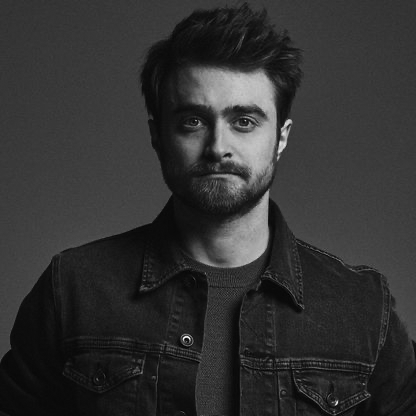
#> input picture 02_Noise_Removal_And_Edge_Detection/harry.png, 416 x 416 px
$ jupyter execute Noise_Removal_And_Edge_Detection.ipynb
#> lines starting #> are read from the running program, lines starting #| are printed output that depends on the picture; after the words box and inside, x2 and y2 are one past the last pixel; in counts of white or black regions, pixels touching at a corner belong together
[cell 1]
#set up

import matplotlib.pyplot as plt
from matplotlib.image import imread
import numpy as np
import math
import scipy.ndimage as ndi
from skimage.color import rgb2gray
from skimage import feature

## Gaussian Smoothing

[cell 2]
sigma = 8.0
size = math.ceil(3*sigma)

probs = [math.exp(-i*i/(2*sigma**2))/(math.sqrt(2*math.pi)*sigma) for i in range(-size,size+1)]
kernel = np.outer(probs, probs)

faceIm = np.double(imread('harry.png'))
#> faceIm: shape (416, 416) float64; min 0, max 1, mean 0.195
gIm = ndi.correlate(faceIm, kernel)
plt.imshow(gIm, cmap='gray')
plt.imsave('gIm.bmp', gIm, cmap='gray')

[cell 3]
def gaussDeriv2D(sigma):
#> called with sigma = 3
    size = math.ceil(3*sigma)
    side = 2*size+1
    Gx = np.zeros((side,side))
    Gy = np.zeros((side,side))
    for i,y in zip(range(0,side),range(-size,size+1)):
        for j,x in zip(range(0,side),range(-size,size+1)):
            Gx[i,j] = math.exp((-x*x-y*y)/(2*sigma**2))*x/(2*math.pi*sigma**4)
            Gy[i,j] = math.exp((-x*x-y*y)/(2*sigma**2))*y/(2*math.pi*sigma**4)

    plt.imshow(Gx,cmap='gray')
    #plt.colorbar()
    plt.show()
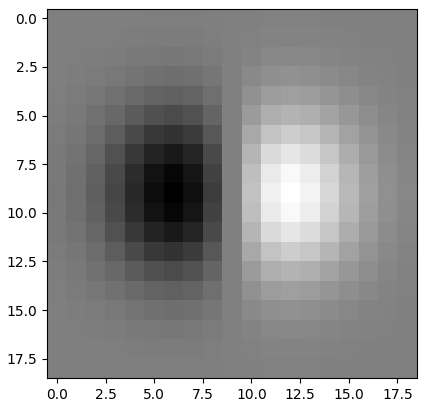
#> figure drawn by matplotlib, 1 panel

    plt.imshow(Gy,cmap='gray')
    #plt.colorbar()
    plt.show()
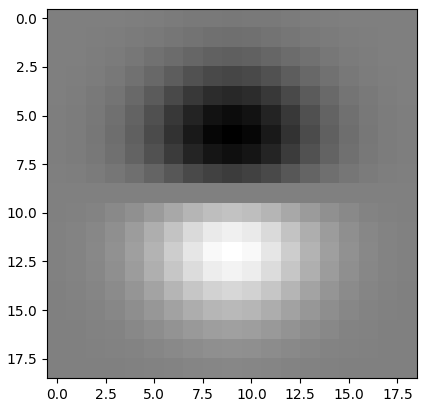
#> figure drawn by matplotlib, 1 panel

    return Gx, Gy

Gx, Gy = gaussDeriv2D(3)

[cell 4]
me = rgb2gray(imread('me.jpg'))
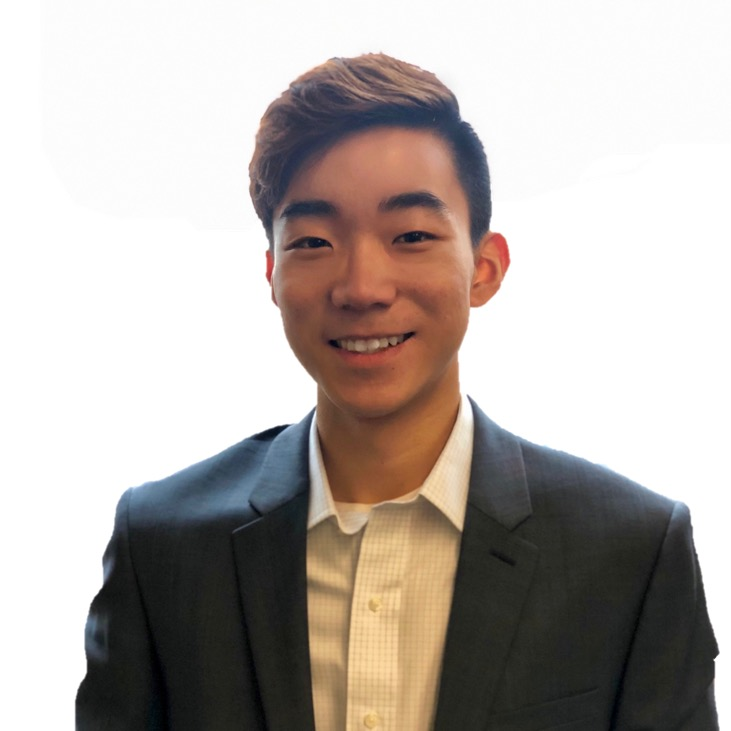
#> input picture 02_Noise_Removal_And_Edge_Detection/me.jpg, 731 x 731 px
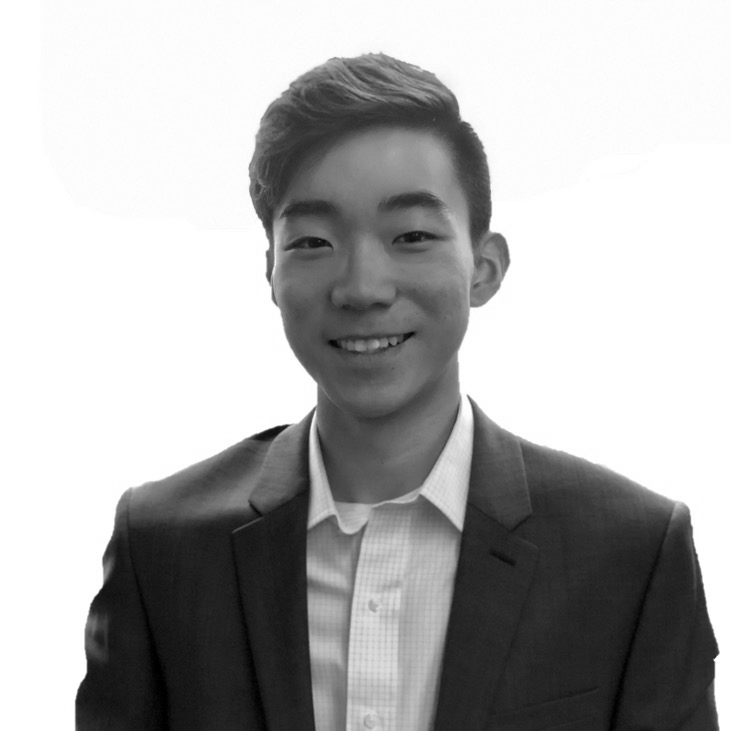
#> me: shape (731, 731) float64; min 0, max 1, mean 0.688
plt.imshow(me,cmap='gray')

[cell 5]
gxIm = ndi.correlate(me, Gx)
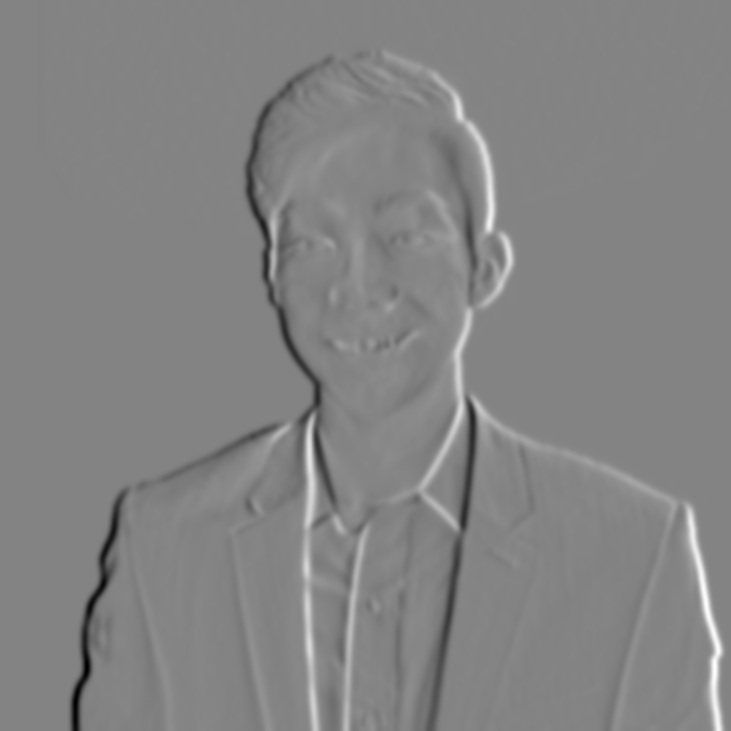
#> gxIm: shape (731, 731) float64; min -0.112, max 0.105, mean -2.73e-06; drawn with min black and max white
gyIm = ndi.correlate(me, Gy)
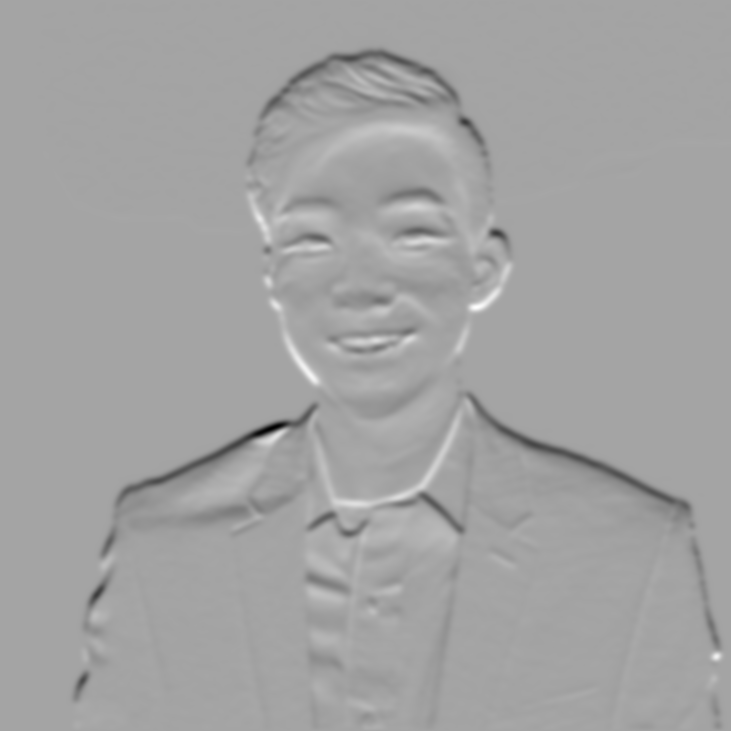
#> gyIm: shape (731, 731) float64; min -0.111, max 0.0613, mean -0.000906; drawn with min black and max white
magIm = (np.array(gxIm)**2+np.array(gyIm)**2)**0.5

plt.imshow(gxIm, cmap='gray')
plt.show()

plt.imshow(gyIm, cmap='gray')
plt.show()

plt.imshow(magIm, cmap='gray')
plt.show()

[cell 6]
tIm = magIm > 0.01
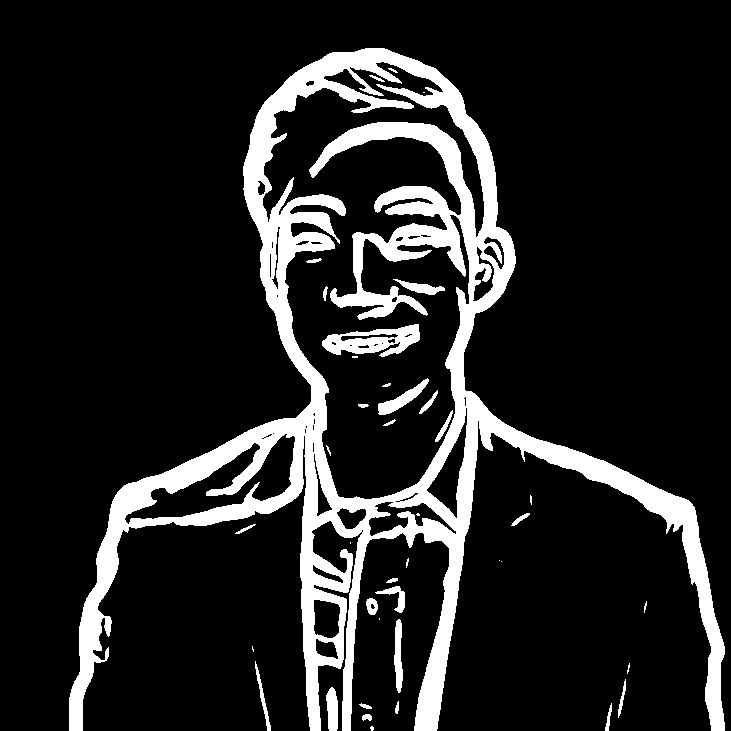
#> tIm: shape (731, 731) bool; 14% white; 40 white regions (14 under 20 px), largest, box (x1, y1, x2, y2) and area: (69, 48, 725, 731) 69481, (322, 324, 420, 357) 1755, (378, 378, 429, 415) 573
plt.imshow(tIm, cmap='gray')
plt.show()

[cell 7]
fxIm = -ndi.sobel(me,axis=1,mode='nearest')
fyIm = -ndi.sobel(me,axis=0,mode='nearest')
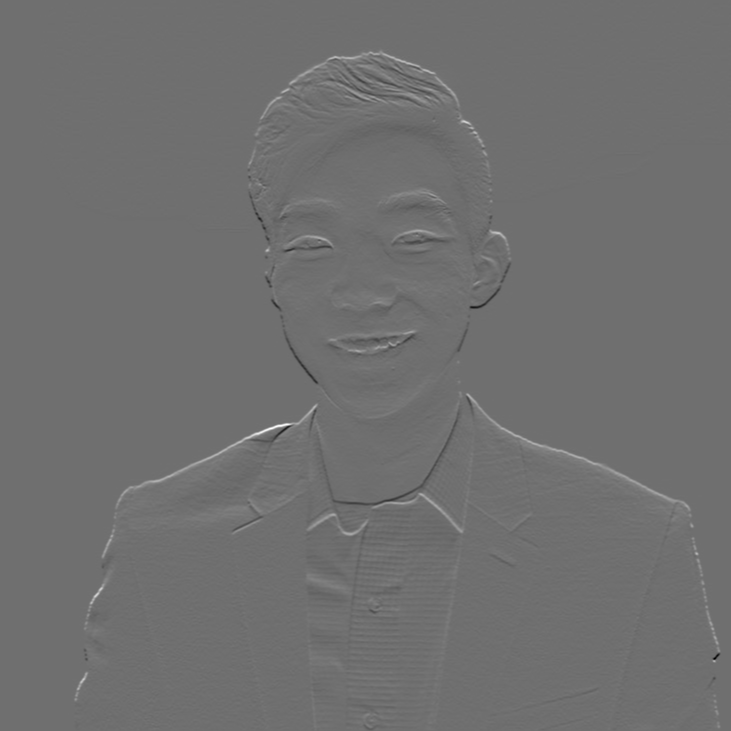
#> fyIm: shape (731, 731) float64; min -2.34, max 3.01, mean 0.00739; drawn with min black and max white
magIm = (np.array(fxIm)**2+np.array(fyIm)**2)**0.5
tIm = magIm > 0.1
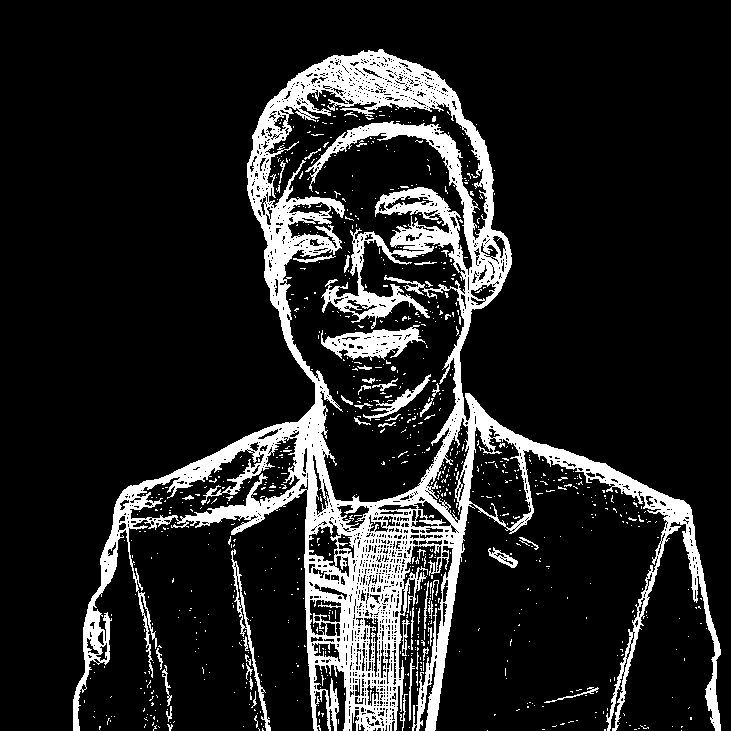
#> tIm: shape (731, 731) bool; 14.2% white; 906 white regions (852 under 20 px), largest, box (x1, y1, x2, y2) and area: (73, 49, 721, 731) 67162, (321, 325, 426, 361) 1830, (231, 549, 271, 731) 761

plt.imshow(fxIm, cmap='gray')
plt.show()

plt.imshow(fyIm, cmap='gray')
plt.show()

plt.imshow(magIm, cmap='gray')
plt.show()

plt.imshow(tIm, cmap='gray')
plt.show()

[cell 8]
edges = feature.canny(me, sigma=0.5)
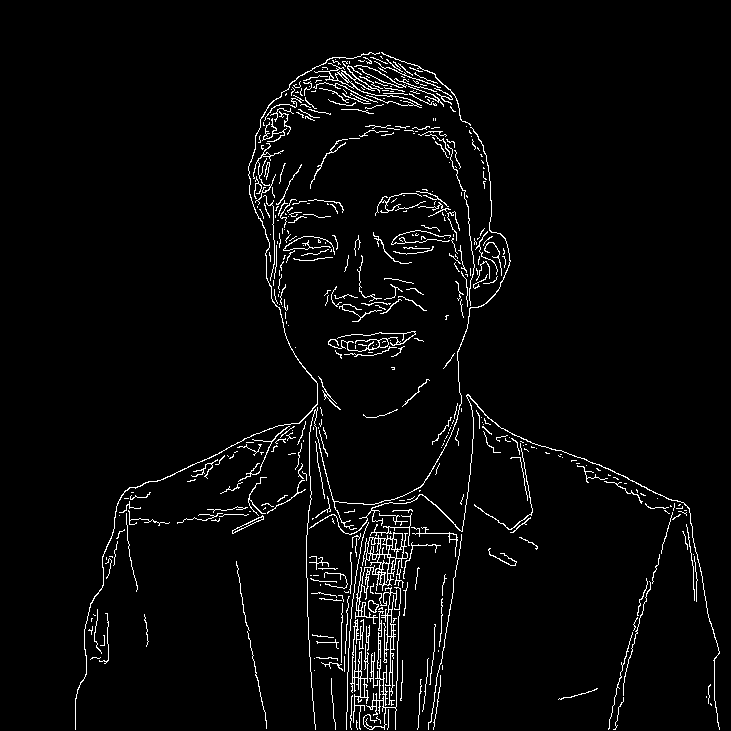
#> edges: shape (731, 731) bool; 3.4% white in thin lines or dots, all inside (x1, y1, x2, y2) = (75, 52, 720, 730)
plt.imshow(edges,cmap='gray')
plt.show()
